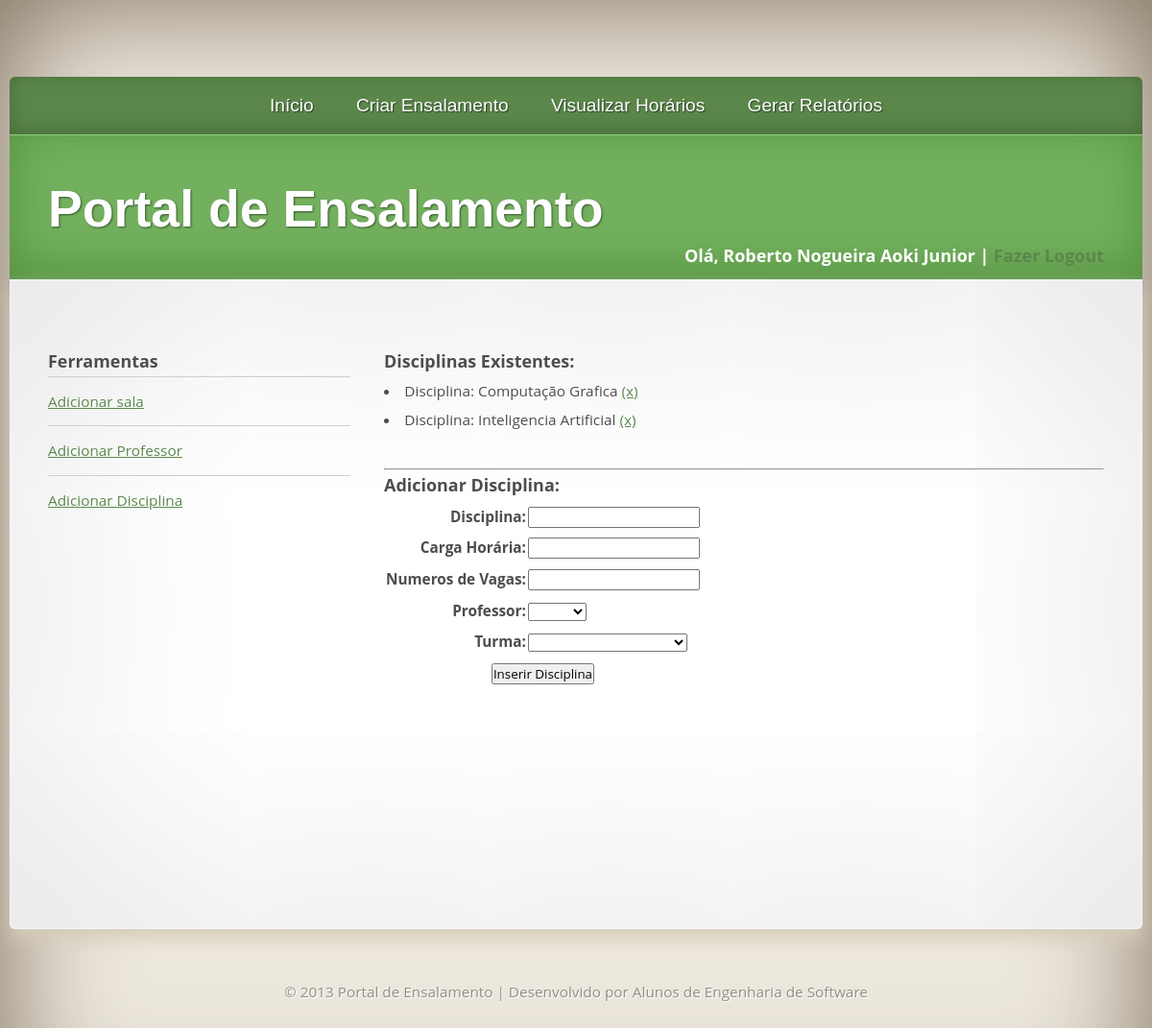
/add_materia.php (signed in), run on the app's committed database.
### tables this page shows
CREATE TABLE IF NOT EXISTS `disciplina` (
  `ID_DISCIPLINA` int(6) NOT NULL AUTO_INCREMENT,
  `NOME_DISCIPLINA` varchar(50) NOT NULL,
  `CARGA_HR_TOTAL` int(5) NOT NULL,
  `NUMERO_VAGAS` int(3) NOT NULL,
  `ID_PROFESSOR` int(11) NOT NULL,
  `ID_TURMA` int(4) NOT NULL,
  PRIMARY KEY (`ID_DISCIPLINA`)
);

### add_materia.php (the view, shortened to what this page needs)
<?php
$sql = "SELECT * FROM disciplina";
$resultado = mysql_query($sql);
$professor = "SELECT ID_PROFESSOR, NOME FROM professor";
$resultado_professor = mysql_query($professor);
$turma= "SELECT ID_TURMA, NOME_CURSO FROM turma";
$resultado_turma = mysql_query($turma);
?>
<!DOCTYPE html PUBLIC "-//W3C//DTD XHTML 1.0 Strict//EN" "http://www.w3.org/TR/xhtml1/DTD/xhtml1-strict.dtd">
<html xmlns="http://www.w3.org/1999/xhtml">
	<head>
		<link rel="stylesheet" type="text/css" href="estilo.css" />
	</head>
	<body>
		<div id="corpo">
		<div id="banner">
			<div id="menu">
				<ul>
					<li><a href="index.php">Início</a></li>
					<li><a href="criar_ensalamento.php">Criar Ensalamento</a></li>
					<li><a href="visul_hora.php">Visualizar Horários</a></li>
					<li><a href="gera_relat.php">Gerar Relatórios</a></li>
				</ul>
				<br/>
			</div>
			<div id="cabecalho">
				<div id="logo">
					<h1><a href="index.php">Portal de Ensalamento</a></h1>
				</div>
                <div id="info">
					<h3><?php echo "Olá, " . $_SESSION['usuarioNome'];?> | <a href="logout.php">Fazer Logout</a></h3>
                </div>
			</div>
			<div id="pagina">
				<div id="lateral">
					<div class="caixa">
						<h3>Ferramentas</h3>
						<ul class="lista">
							<li><a href="add_sala.php">Adicionar sala</a></li>
							<li><a href="add_professor.php">Adicionar Professor</a></li>
							<li><a href="add_materia.php">Adicionar Disciplina</a></li>
						</ul>
					</div>
				</div>
				<div id="conteudo">
                	<div class="caixa">
                    <h3>Disciplinas Existentes:</h3>
                	<?php
					if (mysql_num_rows($resultado) > 0){
						while($tbl=mysql_fetch_array($resultado)){
							$nome_disciplina = $tbl['NOME_DISCIPLINA'];
							$id = $tbl['ID_DISCIPLINA'];
							echo "<li>Disciplina: ".$nome_disciplina." ";
							echo "<a href='excluir_registro.php?acao=excluirmateria&id=$id'>(x)</a>";
						}
					}else{
						echo "<p>Nenhuma Disciplina encontrada!</p>";
					}
					?>
                    </div>
                    <hr />
					<div class="caixa">
                    <h3>Adicionar Disciplina:</h3>
                    <form name="form" method="post" action="add_registro.php?tipo=materia">
                      <table border="0" align="center">
                        <tr>
                          <th align="right" scope="row">Disciplina:</th>
                          <td><input type="text" name="disciplina" id="disciplina" /></td>
                        </tr>
                        <tr>
                          <th align="right" scope="row">Carga Horária:</th>
                          <td><input type="text" name="carga_hr" id="carga_hr" /></td>
                        </tr>
                        <tr>
                          <th align="right" scope="row">Numeros de Vagas:</th>
                          <td><input type="text" name="numero_vagas" id="numero_vagas" /></td>
                        </tr>
                        <tr>
                          <th align="right" scope="row">Professor:</th>
                          <td><select name="professor" id="professor"><option></option>
                          	<?php
							while($tbl_prof = mysql_fetch_array($resultado_professor)){
								$nome = $tbl_prof['NOME'];
								$id_prof = $tbl_prof['ID_PROFESSOR'];
								echo "<option value='$id_prof'>".$nome;
							}
							?>
                   	      </select></td>
                        </tr>
                        <tr>
                          <th align="right" scope="row">Turma:</th>
                          <td><select name="turma" id="turma"><option></option>
                          	<?php
							while($tbl_turma = mysql_fetch_array($resultado_turma)){
								$nome_turma = $tbl_turma['NOME_CURSO'];
								$id_turma = $tbl_turma['ID_TURMA'];
								if($nome_turma != "")
								echo "<option value='$id_turma'>".$nome_turma;
							}
							?>
                   	      </select></td>
                        </tr>
                        <tr>
                          <th colspan="2" align="center" scope="row"><input type="submit" value="Inserir Disciplina"/></th>
                        </tr>
                      </table>
                    </form>
                    <p>&nbsp;</p>
					</div>
				  <p>&nbsp;</p>
				  <p>&nbsp;</p>
				  <p>&nbsp;</p>
				  <p>&nbsp;</p>
					<p><br/>
				  </p>
                </div>
				<br/>
			</div>
		</div>
		<div id="rodape">
			&copy; 2013 Portal de Ensalamento | Desenvolvido por Alunos de Engenharia de Software
		</div>
		</div>
	</body>
</html>

### estilo.css (style rules this page uses)
* { margin: 0; padding: 0; }
a { text-decoration: underline; color: #5B874B; }
body { color: #4D4D4D; font-size: 11.5pt; line-height: 2em; }
#corpo { padding: 80px 0 0 0; background: #EDE8DE; box-shadow: inset 0px 0px 130px 0px rgba(70,48,25,0.7); }
body,input { font-family: "Open Sans", sans-serif; }
ul { list-style: none; }
.caixa { margin: 0 0 35px 0; overflow: hidden; }
ul.lista li { border-top: solid 1px #CFCFCF; padding: 10px 0 10px 0; }
#conteudo { padding: 0; width: 750px; margin: 0 0 0 350px; }
#rodape { text-align: center; padding: 50px 0 130px 0; color: #938D82; text-shadow: 1px 1px 0px #ffffff; }
#cabecalho { position: relative; padding: 40px; height: 70px; background: #73B05E; color: #FFF; box-shadow: inset 0px -10px 50px 0px #53903E; overflow: hidden; }
#logo { height: 147px; line-height: 147px; left: 40px; bottom: 0; position: absolute; text-shadow: 1px 1px 2px rgba(0,0,0,0.5); }
#logo a { color: #FFF; text-decoration: none; }
#logo h1 { font-family: Abel, sans-serif; font-size: 3.5em; }
#info { line-height: 170px; text-align: right; }
#info a { text-decoration: none; }
#menu { padding: 0 40px 0 40px; font-family: Abel, sans-serif; line-height: 60px; margin: 0; background: #5B874B; height: 60px; width: 1100px; box-shadow: inset 0px -3px 20px 0px #466D37; border-bottom: solid 1px #93D07E; text-shadow: 1px 1px 1px rgba(0,0,0,0.5); border-top-left-radius: 6px; border-top-right-radius: 6px; text-align: center; }
#menu a { font-size: 1.25em; color: #FFF; text-decoration: none; }
#menu ul { list-style: none; }
#menu ul li { padding: 0 20px 0 20px; display: inline; }
#pagina { margin: 0; width: 1100px; padding: 70px 40px 0 40px; position: relative; background: #FFF; box-shadow: inset 0px 0px 3px 0px #ffffff, inset 0px 0px 250px 0px #d8d8d8, 0px 10px 20px 0px #D6CCBA; text-shadow: 1px 1px 0px #ffffff; border-bottom-left-radius: 6px; border-bottom-right-radius: 6px; }
#lateral { float: left; padding: 0; width: 315px; }
#banner { width: 1180px; position: relative; margin: 0 auto; }

### data on the page
disciplina: NOME_DISCIPLINA "Computação Grafica"
disciplina: NOME_DISCIPLINA "Inteligencia Artificial"

### other printed values
$_SESSION['usuarioNome'] "Roberto Nogueira Aoki Junior"
